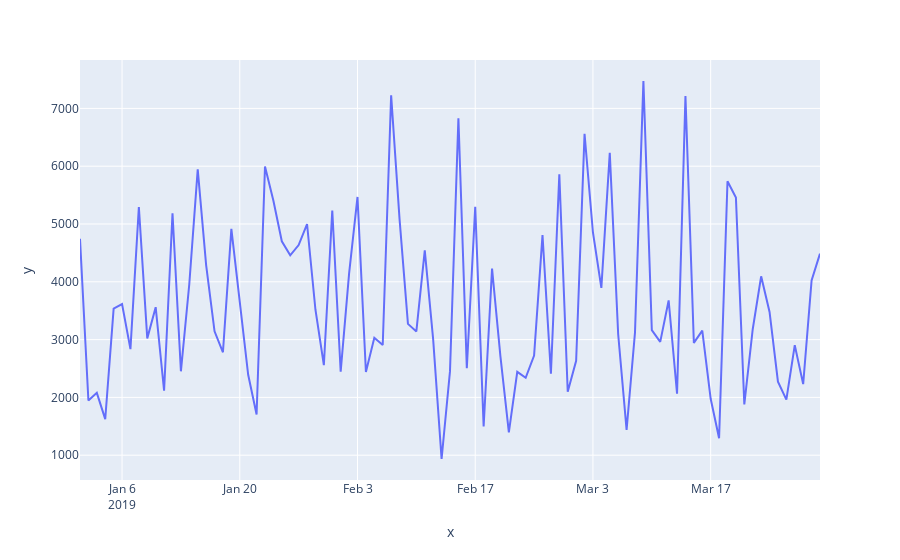

Notebook cell for this chart:
### Code cell
df_total=df_supermarket.pivot_table(index='Date', values='Total', aggfunc='sum')
px.line(x=df_total.index, y=df_total['Total'])
